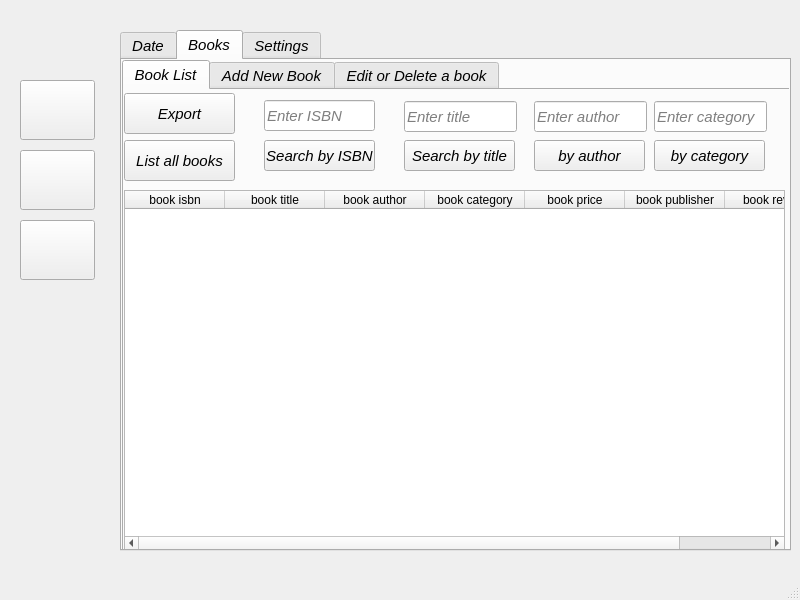
<?xml version="1.0" encoding="UTF-8"?>
<ui version="4.0">
 <class>MainWindow</class>
 <widget class="QMainWindow" name="MainWindow">
  <property name="geometry">
   <rect>
    <x>0</x>
    <y>0</y>
    <width>800</width>
    <height>600</height>
   </rect>
  </property>
  <property name="font">
   <font>
    <family>Arial</family>
    <pointsize>11</pointsize>
    <italic>true</italic>
    <bold>false</bold>
   </font>
  </property>
  <property name="windowTitle">
   <string>MainWindow</string>
  </property>
  <widget class="QWidget" name="centralwidget">
   <widget class="QPushButton" name="pushButton">
    <property name="geometry">
     <rect>
      <x>20</x>
      <y>80</y>
      <width>75</width>
      <height>60</height>
     </rect>
    </property>
    <property name="minimumSize">
     <size>
      <width>60</width>
      <height>60</height>
     </size>
    </property>
    <property name="text">
     <string/>
    </property>
    <property name="icon">
     <iconset>
      <normaloff>icons/today.png</normaloff>icons/today.png</iconset>
    </property>
    <property name="iconSize">
     <size>
      <width>60</width>
      <height>60</height>
     </size>
    </property>
   </widget>
   <widget class="QPushButton" name="pushButton_2">
    <property name="geometry">
     <rect>
      <x>20</x>
      <y>150</y>
      <width>75</width>
      <height>60</height>
     </rect>
    </property>
    <property name="minimumSize">
     <size>
      <width>60</width>
      <height>60</height>
     </size>
    </property>
    <property name="text">
     <string/>
    </property>
    <property name="icon">
     <iconset>
      <normaloff>icons/books.png</normaloff>icons/books.png</iconset>
    </property>
    <property name="iconSize">
     <size>
      <width>60</width>
      <height>60</height>
     </size>
    </property>
   </widget>
   <widget class="QPushButton" name="pushButton_4">
    <property name="geometry">
     <rect>
      <x>20</x>
      <y>220</y>
      <width>75</width>
      <height>60</height>
     </rect>
    </property>
    <property name="minimumSize">
     <size>
      <width>60</width>
      <height>60</height>
     </size>
    </property>
    <property name="text">
     <string/>
    </property>
    <property name="icon">
     <iconset>
      <normaloff>icons/settings.png</normaloff>icons/settings.png</iconset>
    </property>
    <property name="iconSize">
     <size>
      <width>60</width>
      <height>60</height>
     </size>
    </property>
   </widget>
   <widget class="QTabWidget" name="tabWidget">
    <property name="geometry">
     <rect>
      <x>120</x>
      <y>30</y>
      <width>671</width>
      <height>521</height>
     </rect>
    </property>
    <property name="currentIndex">
     <number>1</number>
    </property>
    <widget class="QWidget" name="daytoday">
     <attribute name="title">
      <string>Date</string>
     </attribute>
     <widget class="QTableWidget" name="tableWidget">
      <property name="geometry">
       <rect>
        <x>-5</x>
        <y>160</y>
        <width>651</width>
        <height>341</height>
       </rect>
      </property>
      <column>
       <property name="text">
        <string>book isbn</string>
       </property>
      </column>
      <column>
       <property name="text">
        <string>book title</string>
       </property>
      </column>
      <column>
       <property name="text">
        <string>book author</string>
       </property>
      </column>
      <column>
       <property name="text">
        <string>book category</string>
       </property>
      </column>
      <column>
       <property name="text">
        <string>book price</string>
       </property>
      </column>
      <column>
       <property name="text">
        <string>start date</string>
       </property>
      </column>
      <column>
       <property name="text">
        <string>end date</string>
       </property>
      </column>
     </widget>
     <widget class="QPushButton" name="pushButton_6">
      <property name="geometry">
       <rect>
        <x>480</x>
        <y>90</y>
        <width>81</width>
        <height>31</height>
       </rect>
      </property>
      <property name="text">
       <string>Add</string>
      </property>
     </widget>
     <widget class="QComboBox" name="comboBox">
      <property name="geometry">
       <rect>
        <x>190</x>
        <y>90</y>
        <width>81</width>
        <height>31</height>
       </rect>
      </property>
      <property name="currentIndex">
       <number>1</number>
      </property>
      <item>
       <property name="text">
        <string>Retrieve</string>
       </property>
      </item>
      <item>
       <property name="text">
        <string>Rent</string>
       </property>
      </item>
     </widget>
     <widget class="QComboBox" name="comboBox_2">
      <property name="geometry">
       <rect>
        <x>350</x>
        <y>90</y>
        <width>81</width>
        <height>31</height>
       </rect>
      </property>
      <item>
       <property name="text">
        <string>1</string>
       </property>
      </item>
      <item>
       <property name="text">
        <string>2</string>
       </property>
      </item>
      <item>
       <property name="text">
        <string>3</string>
       </property>
      </item>
      <item>
       <property name="text">
        <string>4</string>
       </property>
      </item>
      <item>
       <property name="text">
        <string>5</string>
       </property>
      </item>
      <item>
       <property name="text">
        <string>6</string>
       </property>
      </item>
      <item>
       <property name="text">
        <string>7</string>
       </property>
      </item>
      <item>
       <property name="text">
        <string>8</string>
       </property>
      </item>
      <item>
       <property name="text">
        <string>9</string>
       </property>
      </item>
      <item>
       <property name="text">
        <string>10</string>
       </property>
      </item>
      <item>
       <property name="text">
        <string>11</string>
       </property>
      </item>
      <item>
       <property name="text">
        <string>12</string>
       </property>
      </item>
      <item>
       <property name="text">
        <string>13</string>
       </property>
      </item>
      <item>
       <property name="text">
        <string>14</string>
       </property>
      </item>
      <item>
       <property name="text">
        <string>15</string>
       </property>
      </item>
     </widget>
     <widget class="QLabel" name="label">
      <property name="geometry">
       <rect>
        <x>150</x>
        <y>100</y>
        <width>31</width>
        <height>16</height>
       </rect>
      </property>
      <property name="text">
       <string>Type</string>
      </property>
     </widget>
     <widget class="QLabel" name="label_2">
      <property name="geometry">
       <rect>
        <x>290</x>
        <y>100</y>
        <width>49</width>
        <height>16</height>
       </rect>
      </property>
      <property name="text">
       <string>Days</string>
      </property>
     </widget>
     <widget class="QLineEdit" name="lineEdit_14">
      <property name="geometry">
       <rect>
        <x>10</x>
        <y>60</y>
        <width>131</width>
        <height>31</height>
       </rect>
      </property>
      <property name="font">
       <font>
        <family>Comic Sans MS</family>
        <pointsize>11</pointsize>
        <italic>true</italic>
        <bold>false</bold>
       </font>
      </property>
      <property name="text">
       <string extracomment="Enter book title"/>
      </property>
      <property name="placeholderText">
       <string>Enter book title</string>
      </property>
     </widget>
     <widget class="QLineEdit" name="lineEdit">
      <property name="geometry">
       <rect>
        <x>10</x>
        <y>100</y>
        <width>131</width>
        <height>31</height>
       </rect>
      </property>
      <property name="text">
       <string/>
      </property>
      <property name="placeholderText">
       <string>Enter author name</string>
      </property>
     </widget>
     <widget class="QLineEdit" name="lineEdit_13">
      <property name="geometry">
       <rect>
        <x>10</x>
        <y>20</y>
        <width>131</width>
        <height>31</height>
       </rect>
      </property>
      <property name="placeholderText">
       <string>Enter ISBN </string>
      </property>
     </widget>
     <widget class="QLabel" name="label_20">
      <property name="geometry">
       <rect>
        <x>150</x>
        <y>20</y>
        <width>49</width>
        <height>16</height>
       </rect>
      </property>
      <property name="text">
       <string>*</string>
      </property>
     </widget>
     <widget class="QPushButton" name="pushButton_15">
      <property name="geometry">
       <rect>
        <x>480</x>
        <y>43</y>
        <width>81</width>
        <height>31</height>
       </rect>
      </property>
      <property name="text">
       <string>Export</string>
      </property>
     </widget>
    </widget>
    <widget class="QWidget" name="books">
     <attribute name="title">
      <string>Books</string>
     </attribute>
     <widget class="QTabWidget" name="tabWidget_2">
      <property name="geometry">
       <rect>
        <x>0</x>
        <y>0</y>
        <width>671</width>
        <height>491</height>
       </rect>
      </property>
      <property name="currentIndex">
       <number>0</number>
      </property>
      <widget class="QWidget" name="tab_8">
       <attribute name="title">
        <string>Book List</string>
       </attribute>
       <widget class="QTableWidget" name="tableWidget_4">
        <property name="geometry">
         <rect>
          <x>0</x>
          <y>100</y>
          <width>661</width>
          <height>361</height>
         </rect>
        </property>
        <property name="maximumSize">
         <size>
          <width>661</width>
          <height>361</height>
         </size>
        </property>
        <property name="editTriggers">
         <set>QAbstractItemView::NoEditTriggers</set>
        </property>
        <column>
         <property name="text">
          <string>book isbn</string>
         </property>
        </column>
        <column>
         <property name="text">
          <string>book title</string>
         </property>
        </column>
        <column>
         <property name="text">
          <string>book author</string>
         </property>
        </column>
        <column>
         <property name="text">
          <string>book category</string>
         </property>
        </column>
        <column>
         <property name="text">
          <string>book price</string>
         </property>
        </column>
        <column>
         <property name="text">
          <string>book publisher</string>
         </property>
        </column>
        <column>
         <property name="text">
          <string>book review</string>
         </property>
        </column>
       </widget>
       <widget class="QPushButton" name="pushButton_5">
        <property name="geometry">
         <rect>
          <x>0</x>
          <y>50</y>
          <width>111</width>
          <height>41</height>
         </rect>
        </property>
        <property name="text">
         <string>List all books</string>
        </property>
       </widget>
       <widget class="QLineEdit" name="lineEdit_15">
        <property name="geometry">
         <rect>
          <x>140</x>
          <y>10</y>
          <width>111</width>
          <height>31</height>
         </rect>
        </property>
        <property name="placeholderText">
         <string>Enter ISBN </string>
        </property>
       </widget>
       <widget class="QPushButton" name="pushButton_12">
        <property name="geometry">
         <rect>
          <x>140</x>
          <y>50</y>
          <width>111</width>
          <height>31</height>
         </rect>
        </property>
        <property name="text">
         <string>Search by ISBN</string>
        </property>
       </widget>
       <widget class="QPushButton" name="pushButton_11">
        <property name="geometry">
         <rect>
          <x>280</x>
          <y>50</y>
          <width>111</width>
          <height>31</height>
         </rect>
        </property>
        <property name="text">
         <string>Search by title</string>
        </property>
       </widget>
       <widget class="QPushButton" name="pushButton_13">
        <property name="geometry">
         <rect>
          <x>410</x>
          <y>50</y>
          <width>111</width>
          <height>31</height>
         </rect>
        </property>
        <property name="text">
         <string>by author</string>
        </property>
       </widget>
       <widget class="QLineEdit" name="lineEdit_9">
        <property name="geometry">
         <rect>
          <x>280</x>
          <y>11</y>
          <width>113</width>
          <height>31</height>
         </rect>
        </property>
        <property name="placeholderText">
         <string>Enter title</string>
        </property>
       </widget>
       <widget class="QLineEdit" name="lineEdit_10">
        <property name="geometry">
         <rect>
          <x>410</x>
          <y>11</y>
          <width>113</width>
          <height>31</height>
         </rect>
        </property>
        <property name="placeholderText">
         <string>Enter author</string>
        </property>
       </widget>
       <widget class="QLineEdit" name="lineEdit_11">
        <property name="geometry">
         <rect>
          <x>530</x>
          <y>11</y>
          <width>113</width>
          <height>31</height>
         </rect>
        </property>
        <property name="text">
         <string/>
        </property>
        <property name="placeholderText">
         <string>Enter category</string>
        </property>
       </widget>
       <widget class="QPushButton" name="pushButton_14">
        <property name="geometry">
         <rect>
          <x>530</x>
          <y>50</y>
          <width>111</width>
          <height>31</height>
         </rect>
        </property>
        <property name="text">
         <string>by category</string>
        </property>
       </widget>
       <widget class="QPushButton" name="pushButton_17">
        <property name="geometry">
         <rect>
          <x>0</x>
          <y>3</y>
          <width>111</width>
          <height>41</height>
         </rect>
        </property>
        <property name="text">
         <string>Export</string>
        </property>
       </widget>
      </widget>
      <widget class="QWidget" name="tab">
       <attribute name="title">
        <string>Add New Book</string>
       </attribute>
       <widget class="QLineEdit" name="lineEdit_2">
        <property name="geometry">
         <rect>
          <x>420</x>
          <y>80</y>
          <width>231</width>
          <height>31</height>
         </rect>
        </property>
        <property name="placeholderText">
         <string>Enter book id</string>
        </property>
       </widget>
       <widget class="QPlainTextEdit" name="plainTextEdit">
        <property name="enabled">
         <bool>true</bool>
        </property>
        <property name="geometry">
         <rect>
          <x>10</x>
          <y>120</y>
          <width>261</width>
          <height>241</height>
         </rect>
        </property>
        <property name="readOnly">
         <bool>false</bool>
        </property>
        <property name="textInteractionFlags">
         <set>Qt::TextEditorInteraction</set>
        </property>
       </widget>
       <widget class="QLineEdit" name="lineEdit_3">
        <property name="geometry">
         <rect>
          <x>122</x>
          <y>81</y>
          <width>151</width>
          <height>31</height>
         </rect>
        </property>
        <property name="placeholderText">
         <string>Enter book title</string>
        </property>
       </widget>
       <widget class="QComboBox" name="comboBox_3">
        <property name="geometry">
         <rect>
          <x>420</x>
          <y>130</y>
          <width>231</width>
          <height>22</height>
         </rect>
        </property>
        <property name="editable">
         <bool>false</bool>
        </property>
        <property name="currentText">
         <string/>
        </property>
        <property name="currentIndex">
         <number>-1</number>
        </property>
        <property name="placeholderText">
         <string>Choose Category</string>
        </property>
        <item>
         <property name="text">
          <string>World Classics</string>
         </property>
        </item>
        <item>
         <property name="text">
          <string>Turkish Classics</string>
         </property>
        </item>
        <item>
         <property name="text">
          <string>Adventure</string>
         </property>
        </item>
        <item>
         <property name="text">
          <string>Horror</string>
         </property>
        </item>
        <item>
         <property name="text">
          <string>Sci-fi</string>
         </property>
        </item>
        <item>
         <property name="text">
          <string>History</string>
         </property>
        </item>
       </widget>
       <widget class="QLineEdit" name="lineEdit_4">
        <property name="geometry">
         <rect>
          <x>420</x>
          <y>301</y>
          <width>231</width>
          <height>31</height>
         </rect>
        </property>
        <property name="placeholderText">
         <string>Enter book price in £</string>
        </property>
       </widget>
       <widget class="QLabel" name="label_3">
        <property name="geometry">
         <rect>
          <x>10</x>
          <y>90</y>
          <width>91</width>
          <height>21</height>
         </rect>
        </property>
        <property name="font">
         <font>
          <family>Arial Narrow</family>
          <pointsize>11</pointsize>
          <italic>true</italic>
          <bold>true</bold>
         </font>
        </property>
        <property name="text">
         <string>Book Title</string>
        </property>
       </widget>
       <widget class="QPushButton" name="pushButton_7">
        <property name="geometry">
         <rect>
          <x>270</x>
          <y>393</y>
          <width>91</width>
          <height>31</height>
         </rect>
        </property>
        <property name="font">
         <font>
          <family>Arial</family>
          <pointsize>11</pointsize>
          <italic>true</italic>
          <bold>false</bold>
         </font>
        </property>
        <property name="text">
         <string>Save</string>
        </property>
       </widget>
       <widget class="QLabel" name="label_4">
        <property name="geometry">
         <rect>
          <x>320</x>
          <y>90</y>
          <width>91</width>
          <height>21</height>
         </rect>
        </property>
        <property name="font">
         <font>
          <family>Arial Narrow</family>
          <pointsize>11</pointsize>
          <italic>true</italic>
          <bold>true</bold>
         </font>
        </property>
        <property name="text">
         <string>Book Code</string>
        </property>
       </widget>
       <widget class="QLabel" name="label_5">
        <property name="geometry">
         <rect>
          <x>330</x>
          <y>310</y>
          <width>91</width>
          <height>21</height>
         </rect>
        </property>
        <property name="font">
         <font>
          <family>Arial Narrow</family>
          <pointsize>11</pointsize>
          <italic>true</italic>
          <bold>true</bold>
         </font>
        </property>
        <property name="text">
         <string>Book Price</string>
        </property>
       </widget>
       <widget class="QLabel" name="label_6">
        <property name="geometry">
         <rect>
          <x>320</x>
          <y>130</y>
          <width>91</width>
          <height>21</height>
         </rect>
        </property>
        <property name="font">
         <font>
          <family>Arial Narrow</family>
          <pointsize>11</pointsize>
          <italic>true</italic>
          <bold>true</bold>
         </font>
        </property>
        <property name="text">
         <string>Category</string>
        </property>
       </widget>
       <widget class="QLabel" name="label_7">
        <property name="geometry">
         <rect>
          <x>320</x>
          <y>170</y>
          <width>91</width>
          <height>21</height>
         </rect>
        </property>
        <property name="font">
         <font>
          <family>Arial Narrow</family>
          <pointsize>11</pointsize>
          <italic>true</italic>
          <bold>true</bold>
         </font>
        </property>
        <property name="text">
         <string>Author</string>
        </property>
       </widget>
       <widget class="QLabel" name="label_8">
        <property name="geometry">
         <rect>
          <x>320</x>
          <y>210</y>
          <width>91</width>
          <height>21</height>
         </rect>
        </property>
        <property name="font">
         <font>
          <family>Arial Narrow</family>
          <pointsize>11</pointsize>
          <italic>true</italic>
          <bold>true</bold>
         </font>
        </property>
        <property name="text">
         <string>Publisher</string>
        </property>
       </widget>
       <widget class="QLineEdit" name="lineEdit_8">
        <property name="geometry">
         <rect>
          <x>420</x>
          <y>170</y>
          <width>231</width>
          <height>22</height>
         </rect>
        </property>
        <property name="placeholderText">
         <string>Enter author name </string>
        </property>
       </widget>
       <widget class="QLineEdit" name="lineEdit_16">
        <property name="geometry">
         <rect>
          <x>420</x>
          <y>210</y>
          <width>231</width>
          <height>22</height>
         </rect>
        </property>
        <property name="placeholderText">
         <string>Enter publisher</string>
        </property>
       </widget>
      </widget>
      <widget class="QWidget" name="tab_2">
       <attribute name="title">
        <string>Edit or Delete a book</string>
       </attribute>
       <widget class="QLineEdit" name="lineEdit_5">
        <property name="geometry">
         <rect>
          <x>420</x>
          <y>60</y>
          <width>151</width>
          <height>31</height>
         </rect>
        </property>
        <property name="placeholderText">
         <string>Enter new title</string>
        </property>
       </widget>
       <widget class="QComboBox" name="comboBox_6">
        <property name="geometry">
         <rect>
          <x>420</x>
          <y>110</y>
          <width>231</width>
          <height>22</height>
         </rect>
        </property>
        <property name="placeholderText">
         <string>Choose category</string>
        </property>
        <item>
         <property name="text">
          <string>World Classics</string>
         </property>
        </item>
        <item>
         <property name="text">
          <string>Turkish Classics</string>
         </property>
        </item>
        <item>
         <property name="text">
          <string>Adventure</string>
         </property>
        </item>
        <item>
         <property name="text">
          <string>Horror</string>
         </property>
        </item>
        <item>
         <property name="text">
          <string>Sci-fi</string>
         </property>
        </item>
        <item>
         <property name="text">
          <string>Hİstory</string>
         </property>
        </item>
       </widget>
       <widget class="QLabel" name="label_9">
        <property name="geometry">
         <rect>
          <x>320</x>
          <y>190</y>
          <width>91</width>
          <height>21</height>
         </rect>
        </property>
        <property name="font">
         <font>
          <family>Arial Narrow</family>
          <pointsize>11</pointsize>
          <italic>true</italic>
          <bold>true</bold>
         </font>
        </property>
        <property name="text">
         <string>Publisher</string>
        </property>
       </widget>
       <widget class="QPushButton" name="pushButton_8">
        <property name="geometry">
         <rect>
          <x>470</x>
          <y>341</y>
          <width>91</width>
          <height>31</height>
         </rect>
        </property>
        <property name="font">
         <font>
          <family>Arial</family>
          <pointsize>11</pointsize>
          <italic>true</italic>
          <bold>false</bold>
         </font>
        </property>
        <property name="text">
         <string>Save</string>
        </property>
       </widget>
       <widget class="QLabel" name="label_10">
        <property name="geometry">
         <rect>
          <x>10</x>
          <y>40</y>
          <width>91</width>
          <height>21</height>
         </rect>
        </property>
        <property name="font">
         <font>
          <family>Arial Narrow</family>
          <pointsize>11</pointsize>
          <italic>true</italic>
          <bold>true</bold>
         </font>
        </property>
        <property name="text">
         <string>Book Code</string>
        </property>
       </widget>
       <widget class="QLabel" name="label_11">
        <property name="geometry">
         <rect>
          <x>320</x>
          <y>110</y>
          <width>91</width>
          <height>21</height>
         </rect>
        </property>
        <property name="font">
         <font>
          <family>Arial Narrow</family>
          <pointsize>11</pointsize>
          <italic>true</italic>
          <bold>true</bold>
         </font>
        </property>
        <property name="text">
         <string>Category</string>
        </property>
       </widget>
       <widget class="QLabel" name="label_12">
        <property name="geometry">
         <rect>
          <x>320</x>
          <y>150</y>
          <width>91</width>
          <height>21</height>
         </rect>
        </property>
        <property name="font">
         <font>
          <family>Arial Narrow</family>
          <pointsize>11</pointsize>
          <italic>true</italic>
          <bold>true</bold>
         </font>
        </property>
        <property name="text">
         <string>Author</string>
        </property>
       </widget>
       <widget class="QPlainTextEdit" name="plainTextEdit_2">
        <property name="geometry">
         <rect>
          <x>10</x>
          <y>130</y>
          <width>261</width>
          <height>211</height>
         </rect>
        </property>
        <property name="placeholderText">
         <string>Enter book description</string>
        </property>
       </widget>
       <widget class="QLineEdit" name="lineEdit_6">
        <property name="geometry">
         <rect>
          <x>90</x>
          <y>40</y>
          <width>191</width>
          <height>21</height>
         </rect>
        </property>
        <property name="placeholderText">
         <string>Enter ISBN(can not change)</string>
        </property>
       </widget>
       <widget class="QLineEdit" name="lineEdit_7">
        <property name="geometry">
         <rect>
          <x>420</x>
          <y>281</y>
          <width>231</width>
          <height>31</height>
         </rect>
        </property>
        <property name="placeholderText">
         <string>Enter price</string>
        </property>
       </widget>
       <widget class="QLabel" name="label_13">
        <property name="geometry">
         <rect>
          <x>320</x>
          <y>290</y>
          <width>91</width>
          <height>21</height>
         </rect>
        </property>
        <property name="font">
         <font>
          <family>Arial Narrow</family>
          <pointsize>11</pointsize>
          <italic>true</italic>
          <bold>true</bold>
         </font>
        </property>
        <property name="text">
         <string>Book Price</string>
        </property>
       </widget>
       <widget class="QLabel" name="label_14">
        <property name="geometry">
         <rect>
          <x>320</x>
          <y>70</y>
          <width>91</width>
          <height>21</height>
         </rect>
        </property>
        <property name="font">
         <font>
          <family>Arial Narrow</family>
          <pointsize>11</pointsize>
          <italic>true</italic>
          <bold>true</bold>
         </font>
        </property>
        <property name="text">
         <string>Book Title</string>
        </property>
       </widget>
       <widget class="QPushButton" name="pushButton_10">
        <property name="geometry">
         <rect>
          <x>470</x>
          <y>380</y>
          <width>91</width>
          <height>31</height>
         </rect>
        </property>
        <property name="font">
         <font>
          <family>Arial</family>
          <pointsize>11</pointsize>
          <italic>true</italic>
          <bold>false</bold>
         </font>
        </property>
        <property name="text">
         <string>Delete</string>
        </property>
       </widget>
       <widget class="QLineEdit" name="lineEdit_17">
        <property name="geometry">
         <rect>
          <x>420</x>
          <y>150</y>
          <width>231</width>
          <height>22</height>
         </rect>
        </property>
        <property name="placeholderText">
         <string>Enter new author name</string>
        </property>
       </widget>
       <widget class="QLineEdit" name="lineEdit_18">
        <property name="geometry">
         <rect>
          <x>420</x>
          <y>190</y>
          <width>231</width>
          <height>22</height>
         </rect>
        </property>
        <property name="placeholderText">
         <string>Enter new publisher name</string>
        </property>
       </widget>
       <widget class="QLabel" name="label_15">
        <property name="geometry">
         <rect>
          <x>390</x>
          <y>20</y>
          <width>191</width>
          <height>21</height>
         </rect>
        </property>
        <property name="text">
         <string>EDITABLE INFORMATION</string>
        </property>
       </widget>
       <widget class="QLabel" name="label_21">
        <property name="geometry">
         <rect>
          <x>50</x>
          <y>10</y>
          <width>161</width>
          <height>16</height>
         </rect>
        </property>
        <property name="text">
         <string>SEARCH BY ISBN</string>
        </property>
       </widget>
       <widget class="QLabel" name="label_22">
        <property name="geometry">
         <rect>
          <x>10</x>
          <y>100</y>
          <width>111</width>
          <height>21</height>
         </rect>
        </property>
        <property name="font">
         <font>
          <family>Arial Narrow</family>
          <pointsize>11</pointsize>
          <italic>true</italic>
          <bold>true</bold>
         </font>
        </property>
        <property name="text">
         <string>Book Description</string>
        </property>
       </widget>
      </widget>
     </widget>
    </widget>
    <widget class="QWidget" name="tab_5">
     <attribute name="title">
      <string>Settings</string>
     </attribute>
     <widget class="QTabWidget" name="tabWidget_3">
      <property name="geometry">
       <rect>
        <x>0</x>
        <y>0</y>
        <width>671</width>
        <height>491</height>
       </rect>
      </property>
      <property name="currentIndex">
       <number>0</number>
      </property>
      <widget class="QWidget" name="tab_3">
       <attribute name="title">
        <string>Categories</string>
       </attribute>
       <widget class="QTableWidget" name="tableWidget_2">
        <property name="geometry">
         <rect>
          <x>0</x>
          <y>100</y>
          <width>661</width>
          <height>361</height>
         </rect>
        </property>
        <column>
         <property name="text">
          <string>Category Name</string>
         </property>
         <property name="font">
          <font>
           <pointsize>9</pointsize>
           <italic>true</italic>
           <bold>true</bold>
          </font>
         </property>
        </column>
       </widget>
       <widget class="QLabel" name="label_36">
        <property name="geometry">
         <rect>
          <x>10</x>
          <y>30</y>
          <width>151</width>
          <height>21</height>
         </rect>
        </property>
        <property name="font">
         <font>
          <family>Arial</family>
          <pointsize>11</pointsize>
          <italic>true</italic>
          <bold>true</bold>
         </font>
        </property>
        <property name="text">
         <string>New Category Name</string>
        </property>
       </widget>
       <widget class="QLineEdit" name="lineEdit_29">
        <property name="geometry">
         <rect>
          <x>180</x>
          <y>20</y>
          <width>161</width>
          <height>31</height>
         </rect>
        </property>
       </widget>
       <widget class="QPushButton" name="pushButton_16">
        <property name="geometry">
         <rect>
          <x>360</x>
          <y>20</y>
          <width>161</width>
          <height>31</height>
         </rect>
        </property>
        <property name="text">
         <string>Add New Category</string>
        </property>
       </widget>
       <widget class="QPushButton" name="pushButton_3">
        <property name="geometry">
         <rect>
          <x>360</x>
          <y>60</y>
          <width>161</width>
          <height>31</height>
         </rect>
        </property>
        <property name="text">
         <string>Show Categories</string>
        </property>
       </widget>
       <widget class="QPushButton" name="pushButton_9">
        <property name="geometry">
         <rect>
          <x>530</x>
          <y>63</y>
          <width>111</width>
          <height>31</height>
         </rect>
        </property>
        <property name="text">
         <string>Delete </string>
        </property>
       </widget>
      </widget>
     </widget>
    </widget>
   </widget>
  </widget>
  <widget class="QMenuBar" name="menubar">
   <property name="geometry">
    <rect>
     <x>0</x>
     <y>0</y>
     <width>800</width>
     <height>23</height>
    </rect>
   </property>
  </widget>
  <widget class="QStatusBar" name="statusbar"/>
 </widget>
 <resources/>
 <connections/>
</ui>
